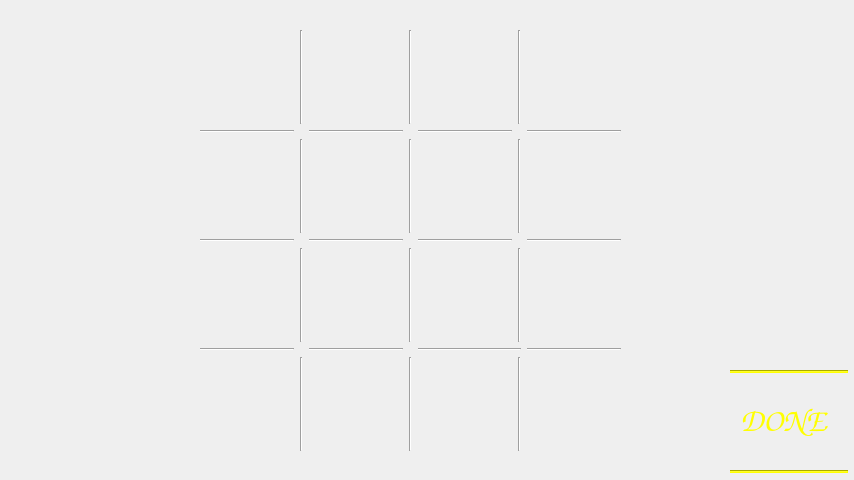
<?xml version="1.0" encoding="UTF-8"?>
<ui version="4.0">
 <class>RoadMapGesture</class>
 <widget class="QWidget" name="RoadMapGesture">
  <property name="geometry">
   <rect>
    <x>0</x>
    <y>0</y>
    <width>854</width>
    <height>480</height>
   </rect>
  </property>
  <property name="windowTitle">
   <string>Form</string>
  </property>
  <widget class="QWidget" name="gridLayoutWidget">
   <property name="geometry">
    <rect>
     <x>200</x>
     <y>30</y>
     <width>421</width>
     <height>421</height>
    </rect>
   </property>
   <layout class="QGridLayout" name="gridLayout">
    <item row="0" column="0">
     <widget class="QLabel" name="RoadMapLabel1">
      <property name="styleSheet">
       <string notr="true"/>
      </property>
      <property name="text">
       <string/>
      </property>
     </widget>
    </item>
    <item row="3" column="0">
     <widget class="Line" name="line_2">
      <property name="styleSheet">
       <string notr="true">color: rgb(255, 255, 0);</string>
      </property>
      <property name="orientation">
       <enum>Qt::Horizontal</enum>
      </property>
     </widget>
    </item>
    <item row="2" column="0">
     <widget class="QLabel" name="RoadMapLabel5">
      <property name="text">
       <string/>
      </property>
     </widget>
    </item>
    <item row="4" column="2">
     <widget class="QLabel" name="RoadMapLabel10">
      <property name="text">
       <string/>
      </property>
     </widget>
    </item>
    <item row="1" column="2">
     <widget class="Line" name="line">
      <property name="styleSheet">
       <string notr="true">color: rgb(255, 255, 0);</string>
      </property>
      <property name="orientation">
       <enum>Qt::Horizontal</enum>
      </property>
     </widget>
    </item>
    <item row="0" column="2">
     <widget class="QLabel" name="RoadMapLabel2">
      <property name="text">
       <string/>
      </property>
     </widget>
    </item>
    <item row="2" column="2">
     <widget class="QLabel" name="RoadMapLabel6">
      <property name="text">
       <string/>
      </property>
     </widget>
    </item>
    <item row="2" column="4">
     <widget class="QLabel" name="RoadMapLabel7">
      <property name="text">
       <string/>
      </property>
     </widget>
    </item>
    <item row="2" column="6">
     <widget class="QLabel" name="RoadMapLabel8">
      <property name="text">
       <string/>
      </property>
     </widget>
    </item>
    <item row="5" column="0">
     <widget class="Line" name="line_3">
      <property name="styleSheet">
       <string notr="true">color: rgb(255, 255, 0);</string>
      </property>
      <property name="orientation">
       <enum>Qt::Horizontal</enum>
      </property>
     </widget>
    </item>
    <item row="4" column="4">
     <widget class="QLabel" name="RoadMapLabel11">
      <property name="text">
       <string/>
      </property>
     </widget>
    </item>
    <item row="0" column="6">
     <widget class="QLabel" name="RoadMapLabel4">
      <property name="text">
       <string/>
      </property>
     </widget>
    </item>
    <item row="6" column="2">
     <widget class="QLabel" name="RoadMapLabel14">
      <property name="text">
       <string/>
      </property>
     </widget>
    </item>
    <item row="6" column="0">
     <widget class="QLabel" name="RoadMapLabel13">
      <property name="text">
       <string/>
      </property>
     </widget>
    </item>
    <item row="4" column="0">
     <widget class="QLabel" name="RoadMapLabel9">
      <property name="text">
       <string/>
      </property>
     </widget>
    </item>
    <item row="4" column="6">
     <widget class="QLabel" name="RoadMapLabel12">
      <property name="text">
       <string/>
      </property>
     </widget>
    </item>
    <item row="6" column="4">
     <widget class="QLabel" name="RoadMapLabel15">
      <property name="text">
       <string/>
      </property>
     </widget>
    </item>
    <item row="6" column="6">
     <widget class="QLabel" name="RoadMapLabel16">
      <property name="text">
       <string/>
      </property>
     </widget>
    </item>
    <item row="2" column="1">
     <widget class="Line" name="line_4">
      <property name="styleSheet">
       <string notr="true">color: rgb(255, 255, 0);</string>
      </property>
      <property name="orientation">
       <enum>Qt::Vertical</enum>
      </property>
     </widget>
    </item>
    <item row="2" column="3">
     <widget class="Line" name="line_5">
      <property name="styleSheet">
       <string notr="true">color: rgb(255, 255, 0);</string>
      </property>
      <property name="orientation">
       <enum>Qt::Vertical</enum>
      </property>
     </widget>
    </item>
    <item row="2" column="5">
     <widget class="Line" name="line_6">
      <property name="styleSheet">
       <string notr="true">color: rgb(255, 255, 0);</string>
      </property>
      <property name="orientation">
       <enum>Qt::Vertical</enum>
      </property>
     </widget>
    </item>
    <item row="0" column="4">
     <widget class="QLabel" name="RoadMapLabel3">
      <property name="text">
       <string/>
      </property>
     </widget>
    </item>
    <item row="1" column="0">
     <widget class="Line" name="line_7">
      <property name="styleSheet">
       <string notr="true">color: rgb(255, 255, 0);</string>
      </property>
      <property name="orientation">
       <enum>Qt::Horizontal</enum>
      </property>
     </widget>
    </item>
    <item row="1" column="4">
     <widget class="Line" name="line_8">
      <property name="styleSheet">
       <string notr="true">color: rgb(255, 255, 0);</string>
      </property>
      <property name="orientation">
       <enum>Qt::Horizontal</enum>
      </property>
     </widget>
    </item>
    <item row="1" column="6">
     <widget class="Line" name="line_9">
      <property name="styleSheet">
       <string notr="true">color: rgb(255, 255, 0);</string>
      </property>
      <property name="orientation">
       <enum>Qt::Horizontal</enum>
      </property>
     </widget>
    </item>
    <item row="3" column="2">
     <widget class="Line" name="line_10">
      <property name="styleSheet">
       <string notr="true">color: rgb(255, 255, 0);</string>
      </property>
      <property name="orientation">
       <enum>Qt::Horizontal</enum>
      </property>
     </widget>
    </item>
    <item row="3" column="4">
     <widget class="Line" name="line_11">
      <property name="styleSheet">
       <string notr="true">color: rgb(255, 255, 0);</string>
      </property>
      <property name="orientation">
       <enum>Qt::Horizontal</enum>
      </property>
     </widget>
    </item>
    <item row="3" column="6">
     <widget class="Line" name="line_12">
      <property name="styleSheet">
       <string notr="true">color: rgb(255, 255, 0);</string>
      </property>
      <property name="orientation">
       <enum>Qt::Horizontal</enum>
      </property>
     </widget>
    </item>
    <item row="5" column="2">
     <widget class="Line" name="line_13">
      <property name="styleSheet">
       <string notr="true">color: rgb(255, 255, 0);</string>
      </property>
      <property name="orientation">
       <enum>Qt::Horizontal</enum>
      </property>
     </widget>
    </item>
    <item row="5" column="4" colspan="2">
     <widget class="Line" name="line_14">
      <property name="styleSheet">
       <string notr="true">color: rgb(255, 255, 0);</string>
      </property>
      <property name="orientation">
       <enum>Qt::Horizontal</enum>
      </property>
     </widget>
    </item>
    <item row="5" column="6">
     <widget class="Line" name="line_15">
      <property name="styleSheet">
       <string notr="true">color: rgb(255, 255, 0);</string>
      </property>
      <property name="orientation">
       <enum>Qt::Horizontal</enum>
      </property>
     </widget>
    </item>
    <item row="0" column="1">
     <widget class="Line" name="line_16">
      <property name="styleSheet">
       <string notr="true">color: rgb(255, 255, 0);</string>
      </property>
      <property name="orientation">
       <enum>Qt::Vertical</enum>
      </property>
     </widget>
    </item>
    <item row="4" column="1">
     <widget class="Line" name="line_17">
      <property name="styleSheet">
       <string notr="true">color: rgb(255, 255, 0);</string>
      </property>
      <property name="orientation">
       <enum>Qt::Vertical</enum>
      </property>
     </widget>
    </item>
    <item row="6" column="1">
     <widget class="Line" name="line_18">
      <property name="styleSheet">
       <string notr="true">color: rgb(255, 255, 0);</string>
      </property>
      <property name="orientation">
       <enum>Qt::Vertical</enum>
      </property>
     </widget>
    </item>
    <item row="6" column="3">
     <widget class="Line" name="line_19">
      <property name="styleSheet">
       <string notr="true">color: rgb(255, 255, 0);</string>
      </property>
      <property name="orientation">
       <enum>Qt::Vertical</enum>
      </property>
     </widget>
    </item>
    <item row="4" column="3">
     <widget class="Line" name="line_20">
      <property name="styleSheet">
       <string notr="true">color: rgb(255, 255, 0);</string>
      </property>
      <property name="orientation">
       <enum>Qt::Vertical</enum>
      </property>
     </widget>
    </item>
    <item row="6" column="5">
     <widget class="Line" name="line_21">
      <property name="styleSheet">
       <string notr="true">color: rgb(255, 255, 0);</string>
      </property>
      <property name="orientation">
       <enum>Qt::Vertical</enum>
      </property>
     </widget>
    </item>
    <item row="4" column="5">
     <widget class="Line" name="line_22">
      <property name="styleSheet">
       <string notr="true">color: rgb(255, 255, 0);</string>
      </property>
      <property name="orientation">
       <enum>Qt::Vertical</enum>
      </property>
     </widget>
    </item>
    <item row="0" column="5">
     <widget class="Line" name="line_23">
      <property name="styleSheet">
       <string notr="true">color: rgb(255, 255, 0);</string>
      </property>
      <property name="orientation">
       <enum>Qt::Vertical</enum>
      </property>
     </widget>
    </item>
    <item row="0" column="3">
     <widget class="Line" name="line_24">
      <property name="styleSheet">
       <string notr="true">color: rgb(255, 255, 0);</string>
      </property>
      <property name="orientation">
       <enum>Qt::Vertical</enum>
      </property>
     </widget>
    </item>
   </layout>
  </widget>
  <widget class="QLabel" name="RoadMapDoneLabel">
   <property name="geometry">
    <rect>
     <x>740</x>
     <y>370</y>
     <width>100</width>
     <height>100</height>
    </rect>
   </property>
   <property name="font">
    <font>
     <family>Comic Sans MS</family>
     <pointsize>25</pointsize>
    </font>
   </property>
   <property name="text">
    <string>&lt;html&gt;&lt;head/&gt;&lt;body&gt;&lt;p&gt;&lt;span style=&quot; color:#ffff00;&quot;&gt;DONE&lt;/span&gt;&lt;/p&gt;&lt;/body&gt;&lt;/html&gt;</string>
   </property>
   <property name="textFormat">
    <enum>Qt::AutoText</enum>
   </property>
  </widget>
  <widget class="Line" name="line_25">
   <property name="geometry">
    <rect>
     <x>730</x>
     <y>370</y>
     <width>118</width>
     <height>3</height>
    </rect>
   </property>
   <property name="styleSheet">
    <string notr="true">background-color: rgb(255, 255, 0);</string>
   </property>
   <property name="orientation">
    <enum>Qt::Horizontal</enum>
   </property>
  </widget>
  <widget class="Line" name="line_26">
   <property name="geometry">
    <rect>
     <x>730</x>
     <y>470</y>
     <width>118</width>
     <height>3</height>
    </rect>
   </property>
   <property name="styleSheet">
    <string notr="true">background-color: rgb(255, 255, 0);</string>
   </property>
   <property name="orientation">
    <enum>Qt::Horizontal</enum>
   </property>
  </widget>
  <zorder>gridLayoutWidget</zorder>
  <zorder>RoadMapLabel3</zorder>
  <zorder>RoadMapDoneLabel</zorder>
  <zorder>line_25</zorder>
  <zorder>line_26</zorder>
 </widget>
 <resources/>
 <connections/>
</ui>
